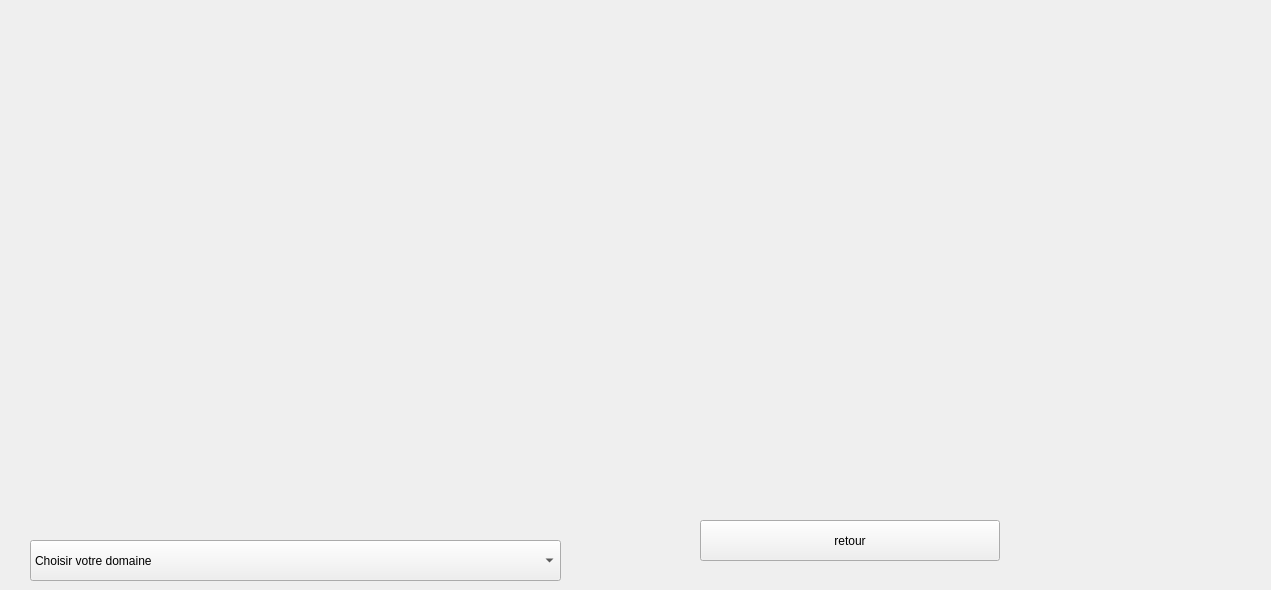
            <widget class="QWidget" name="statL">
             <widget class="QPushButton" name="retour_stat_2">
              <property name="geometry">
               <rect>
                <x>700</x>
                <y>520</y>
                <width>300</width>
                <height>41</height>
               </rect>
              </property>
              <property name="text">
               <string>retour</string>
              </property>
             </widget>
             <widget class="QComboBox" name="comboBox_2">
              <property name="geometry">
               <rect>
                <x>30</x>
                <y>540</y>
                <width>531</width>
                <height>41</height>
               </rect>
              </property>
              <item>
               <property name="text">
                <string>Choisir votre domaine</string>
               </property>
              </item>
              <item>
               <property name="text">
                <string>statistiques par Specialite</string>
               </property>
              </item>
              <item>
               <property name="text">
                <string>statistiques par Disponabilite</string>
               </property>
              </item>
             </widget>
             <widget class="QLabel" name="stat_pub_2">
              <property name="geometry">
               <rect>
                <x>20</x>
                <y>20</y>
                <width>1242</width>
                <height>451</height>
               </rect>
              </property>
              <property name="text">
               <string/>
              </property>
             </widget>
            </widget>
